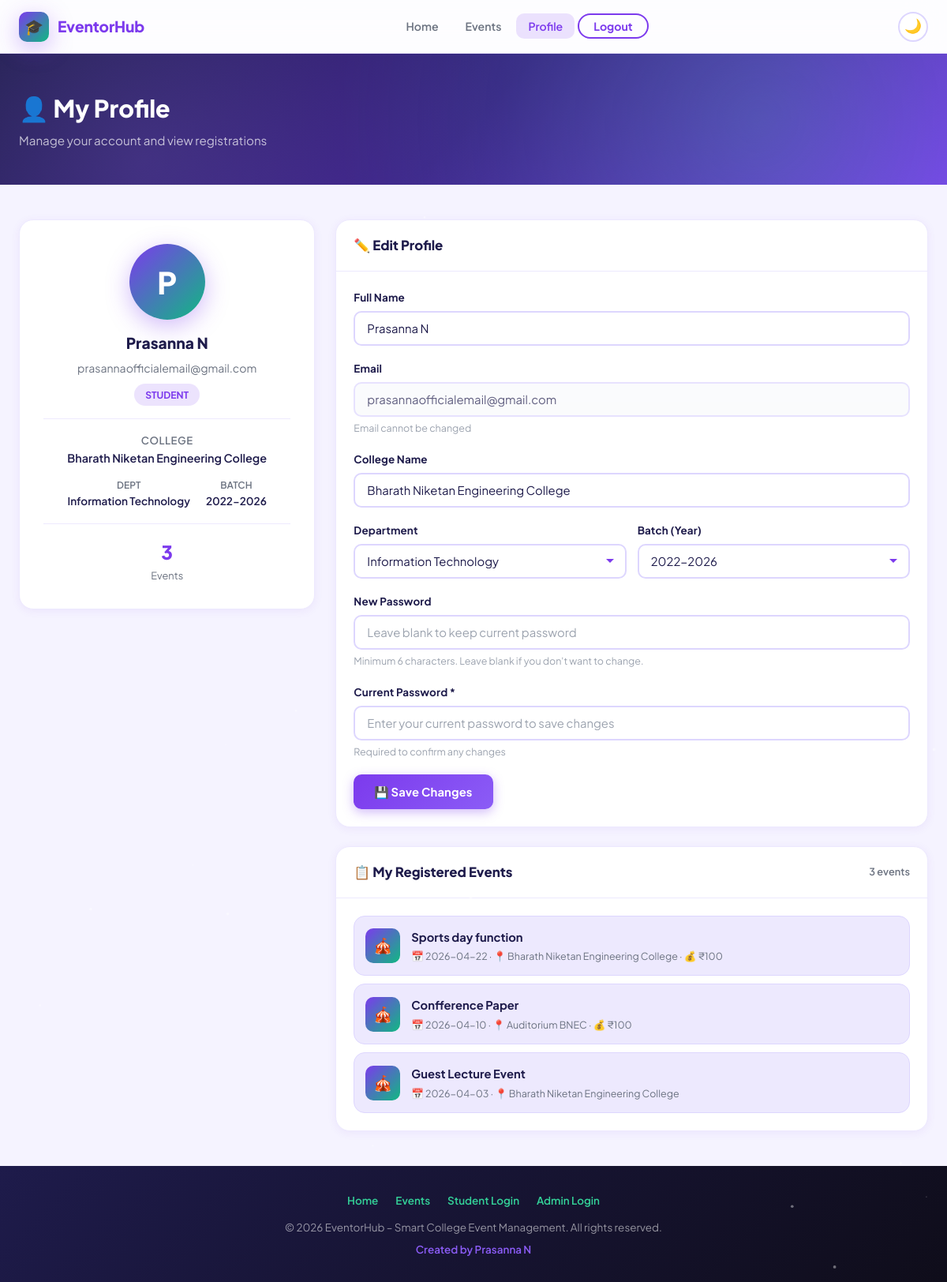
Screenshot of /profile (signed in) with the database file from the repository.
### tables this page shows
CREATE TABLE users (
        id INTEGER PRIMARY KEY AUTOINCREMENT,
        name TEXT NOT NULL,
        email TEXT UNIQUE NOT NULL,
        password TEXT NOT NULL,
        role TEXT DEFAULT 'student'
    , department TEXT DEFAULT "", batch TEXT DEFAULT "", college_name TEXT DEFAULT "");

CREATE TABLE events (
        event_id INTEGER PRIMARY KEY AUTOINCREMENT,
        event_name TEXT NOT NULL,
        description TEXT,
        date TEXT,
        time TEXT,
        venue TEXT,
        poster TEXT,
        limit_enabled INTEGER DEFAULT 0,
        max_participants INTEGER,
        is_paid INTEGER DEFAULT 0,
        price INTEGER,
        upi_id TEXT,
        payment_qr TEXT
    , is_team_event INTEGER DEFAULT 0, team_size INTEGER DEFAULT 1);

### app.py (the view, shortened to what this page needs)
@app.route('/profile', methods=['GET', 'POST'])
@login_required
def profile():
    conn = get_db()
    user = conn.execute('SELECT * FROM users WHERE id = ?', (session['user_id'],)).fetchone()
    registrations = conn.execute('''
        SELECT e.* FROM registrations r
        JOIN events e ON r.event_id = e.event_id
        WHERE r.user_id = ?
        ORDER BY e.date DESC
    ''', (session['user_id'],)).fetchall()
    conn.close()
    return render_template('profile.html', user=user, registrations=registrations)

### app.py (called while the page is built)
def get_db():
    conn = sqlite3.connect('database.db')
    conn.row_factory = sqlite3.Row
    return conn

def login_required(f):
    @wraps(f)
    def decorated(*args, **kwargs):
        if 'user_id' not in session:
            flash('Please login to continue.', 'warning')
            return redirect(url_for('login'))
        return f(*args, **kwargs)
    return decorated

@app.context_processor
def inject_user():
    if 'user_id' in session:
        return {
            'logged_in': True,
            'user_name': session.get('user_name', ''),
            'user_role': session.get('role', 'student')
        }
    return {'logged_in': False, 'user_name': '', 'user_role': ''}

### templates/profile.html (shortened to what this page needs)
{% extends 'base.html' %}
{% block content %}
<div class="page-header">
    <div class="container">
        <div class="page-header-content">
            <div>
                <h1>👤 My Profile</h1>
                <p>Manage your account and view registrations</p>
            </div>
        </div>
    </div>
</div>
<section class="page-section">
    <div class="container">
        <div class="profile-grid">
            <div class="profile-sidebar">
                <div class="profile-avatar">
                    {{ user.name[0]|upper }}
                </div>
                <h3 class="profile-name">{{ user.name }}</h3>
                <p class="profile-email">{{ user.email }}</p>
                <span class="profile-role">{{ user.role }}</span>
                {% if user.college_name %}
                <div style="margin-top: 16px; padding-top: 16px; border-top: 1px solid var(--border-light);">
                    <p style="font-size: 0.82rem; color: var(--text-secondary); text-transform: uppercase; font-weight: 600; letter-spacing: 0.5px;">College</p>
                    <p style="font-weight: 600; font-size: 0.9rem;">{{ user.college_name }}</p>
                </div>
                {% endif %}
                <div style="margin-top: 12px; display: flex; justify-content: center; gap: 20px; flex-wrap: wrap;">
                    {% if user.department %}
                    <div>
                        <p style="font-size: 0.75rem; color: var(--text-secondary); text-transform: uppercase; font-weight: 600;">Dept</p>
                        <p style="font-size: 0.85rem; font-weight: 600;">{{ user.department }}</p>
                    </div>
                    {% endif %}
                    {% if user.batch %}
                    <div>
                        <p style="font-size: 0.75rem; color: var(--text-secondary); text-transform: uppercase; font-weight: 600;">Batch</p>
                        <p style="font-size: 0.85rem; font-weight: 600;">{{ user.batch }}</p>
                    </div>
                    {% endif %}
                </div>
                <div style="margin-top: 16px; padding-top: 16px; border-top: 1px solid var(--border-light);">
                    <div style="display: flex; justify-content: center; gap: 32px;">
                        <div>
                            <p style="font-size: 1.5rem; font-weight: 800; color: var(--primary);">{{ registrations|length }}</p>
                            <p style="font-size: 0.8rem; color: var(--text-secondary);">Events</p>
                        </div>
                    </div>
                </div>
            </div>
            <div class="profile-content">
                <div class="card">
                    <div class="card-header">
                        <h3>✏️ Edit Profile</h3>
                    </div>
                    <div class="card-body">
                        <form method="POST" action="{{ url_for('profile') }}" data-validate id="profileForm">
                            <div class="form-group">
                                <label for="name">Full Name</label>
                                <input type="text" name="name" id="name" class="form-control"
                                       value="{{ user.name }}" placeholder="Enter your name">
                            </div>
                            <div class="form-group">
                                <label>Email</label>
                                <input type="email" class="form-control" value="{{ user.email }}" disabled
                                       style="background: #f8fafc; cursor: not-allowed;">
                                <p class="form-hint">Email cannot be changed</p>
                            </div>
                            <div class="form-group">
                                <label for="college_name">College Name</label>
                                <input type="text" name="college_name" id="college_name" class="form-control"
                                       value="{{ user.college_name or '' }}"
                                       placeholder="e.g., Bharath Niketan Engineering College">
                            </div>
                            <div class="form-row">
                                <div class="form-group">
                                    <label for="department">Department</label>
                                    <select name="department" id="department" class="form-control">
                                        {% set depts = ['Computer Science', 'Information Technology', 'Electronics & Communication', 'Electrical Engineering', 'Mechanical Engineering', 'Civil Engineering', 'Artificial Intelligence', 'Data Science', 'Biotechnology', 'MBA', 'MCA', 'Other'] %}
                                        {% for dept in depts %}
                                            <option value="{{ dept }}" {% if user.department == dept %}selected{% endif %}>{{ dept }}</option>
                                        {% endfor %}
                                    </select>
                                </div>
                                <div class="form-group">
                                    <label for="batch">Batch (Year)</label>
                                    <select name="batch" id="batch" class="form-control">
                                        {% set batches = ['2020-2026', '2021-2025', '2022-2026', '2023-2027', '2026-2028', '2025-2029'] %}
                                        {% for b in batches %}
                                            <option value="{{ b }}" {% if user.batch == b %}selected{% endif %}>{{ b }}</option>
                                        {% endfor %}
                                    </select>
                                </div>
                            </div>
                            <div class="form-group">
                                <label for="new_password">New Password</label>
                                <input type="password" name="new_password" id="new_password" class="form-control"
                                       placeholder="Leave blank to keep current password" minlength="6">
                                <p class="form-hint">Minimum 6 characters. Leave blank if you don't want to change.</p>
                            </div>
                            <div class="form-group">
                                <label for="current_password">Current Password *</label>
                                <input type="password" name="current_password" id="current_password" class="form-control"
                                       placeholder="Enter your current password to save changes" required>
                                <p class="form-hint">Required to confirm any changes</p>
                            </div>
                            <button type="submit" class="btn btn-primary" id="saveProfileBtn">
                                💾 Save Changes
                            </button>
                        </form>
                    </div>
                </div>
                <div class="card">
                    <div class="card-header">
                        <h3>📋 My Registered Events</h3>
                        <span class="participant-count">{{ registrations|length }} events</span>
                    </div>
                    <div class="card-body">
                        {% if registrations %}
                            <div class="reg-event-list">
                                {% for event in registrations %}
                                    <div class="reg-event-item fade-in">
                                        <div class="reg-event-icon">🎪</div>
                                        <div class="reg-event-info">
                                            <h4>{{ event.event_name }}</h4>
                                            <p>
                                                {% if event.date %}📅 {{ event.date }}{% endif %}
                                                {% if event.venue %} · 📍 {{ event.venue }}{% endif %}
                                                {% if event.is_paid %} · 💰 ₹{{ event.price }}{% endif %}
                                            </p>
                                        </div>
                                    </div>
                                {% endfor %}
                            </div>
                        {% endif %}
                    </div>
                </div>
            </div>
        </div>
    </div>
</section>
{% endblock %}

### static/css/overhaul.css (style rules this page uses)
.btn { position: relative; overflow: hidden; }

### rows the page displays
users: name "P", name "Prasanna N", email "prasannaofficialemail@gmail.com", role "STUDENT", college_name "Bharath Niketan Engineering College", department "Information Technology", batch "2022-2026"
events: event_name "Sports day function", date "2026-04-22", venue "Bharath Niketan Engineering College", price "100"
events: event_name "Confference Paper", date "2026-04-10", venue "Auditorium BNEC", price "100"
events: event_name "Guest Lecture Event", date "2026-04-03", venue "Bharath Niketan Engineering College"

### other values shown
{{ registrations|length }} "3"
